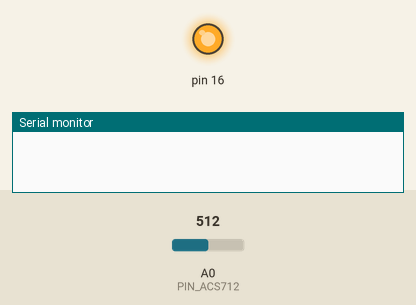
The sketch below on a simulated Arduino Uno, built with avr-gcc and run on an emulated ATmega328P. Parts: output pins drawn as LEDs (lit = HIGH), the last lines printed to the serial monitor. The inputs (shaded band) are chosen by the test bench; at power-on: A0 (PIN_ACS712) = 512.

Above: at 0.1 s.
At 1.1 s:
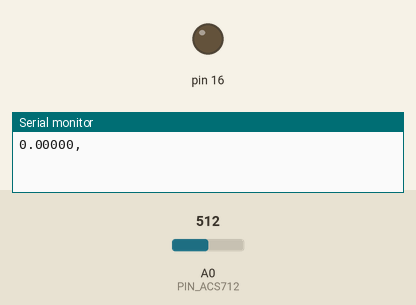
Timing chart, 0 to 2.6 s (numbered marks = the images above):
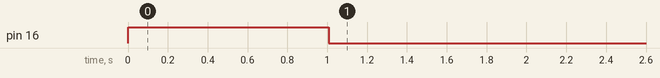

The sketch:

reception_et_envoie_Arduino.ino
```cpp
float zero_senseur;
int PIN_ACS712 = A0;

float valeurACS712( int pin ){
  int valeur;
  float moyenne = 0;

  int nbr_lectures = 50;
  for( int i = 0; i < nbr_lectures; i++ ){
      valeur = analogRead( pin );
      moyenne += float(valeur)*4.8828125;// transformation en V x1000
  }
  moyenne = moyenne / float(nbr_lectures); // J'ai la valeur de la tension x1000
  return moyenne;
}

void puissance(){
  float courant;
  float tension_efficace = 230; // tension efficace du réseau electrique
  float puissance_efficace;

  float valeur_senseur = valeurACS712( PIN_ACS712 );
  puissance_efficace = (float)(valeur_senseur - zero_senseur)*13.633265167007498295841854124063 * 230;// 230/66 //(float)(valeur_senseur - zero_senseur)/66;

  Serial.print(puissance_efficace,5);
  Serial.println( "," );
  delay(1000); // attendre une seconde
}
void setup(){
  // calibration du senseur  (SANS COURANT)
  pinMode(16,OUTPUT);
  digitalWrite(16,HIGH);
  delay(500);
  zero_senseur = valeurACS712( PIN_ACS712 );
  delay(500);
  digitalWrite(16,LOW);
  Serial.begin(115200);
}


void loop(){
  puissance();
}
```
